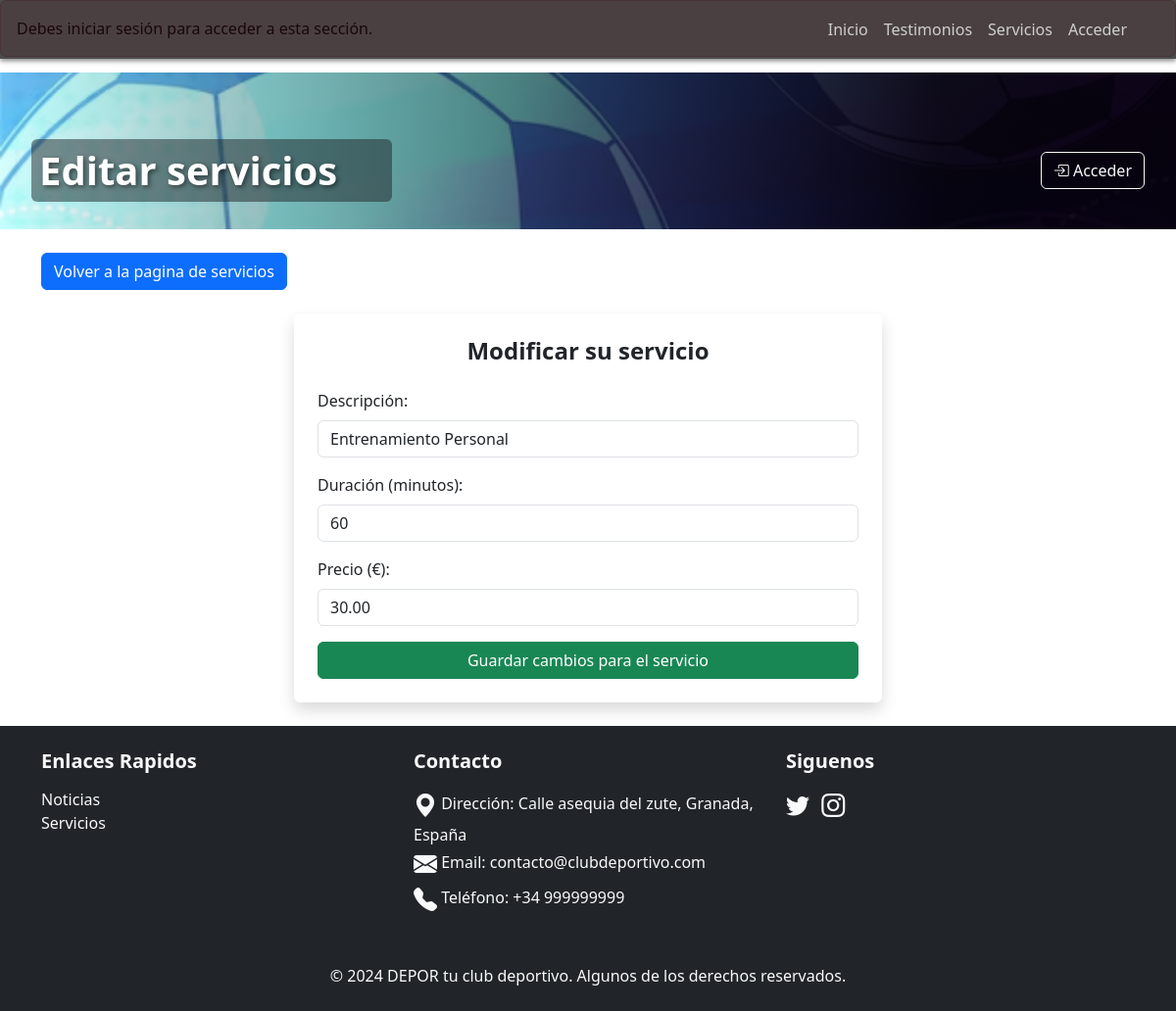
/servicios/editar.php?id=1, run on the app's committed database.
### tables this page shows
CREATE TABLE `servicio` (
  `id` int(11) NOT NULL,
  `descripcion` varchar(100) NOT NULL,
  `duracion` int(11) NOT NULL,
  `precio` decimal(8,2) NOT NULL
);

### funciones/funcionesServicios.php (called while the page is built, shortened)
<?php
    function getServicioPorId($conexion, $id) {
        $sentencia = "SELECT id, descripcion, duracion, precio
                      FROM servicio
                      WHERE id = ?";
        $consulta = $conexion->prepare($sentencia);
        $consulta->bind_param('i', $id);
        if ($consulta->execute() === false) {
            die("Error en la ejecución de la consulta: " . $consulta->error);
        }
        $id = $descripcion = $duracion = $precio = null;
        $consulta->bind_result($id, $descripcion, $duracion, $precio);
        $servicio = null;
        if ($consulta->fetch()) {
            $servicio = array(
                'id' => $id,
                'descripcion' => $descripcion,
                'duracion' => $duracion,
                'precio' => $precio
            );
        }
        return $servicio;
    }
?>

### servicios/editar.php (the view, shortened to what this page needs)
<?php
    require_once "../config/funciones.php";
    $conexion = conectar($nombre_host, $nombre_usuario, $password_db, $nombre_db);
    require_once "../funciones/funcionesServicios.php";
?>
<!DOCTYPE html>
<html lang="en">
<head>
    <link href="https://cdn.jsdelivr.net/npm/bootstrap@5.3.3/dist/css/bootstrap.min.css" rel="stylesheet">
    <link href="https://cdn.jsdelivr.net/npm/bootstrap-icons/font/bootstrap-icons.css" rel="stylesheet">
    <link rel="stylesheet" href="../assets/css/otros.css">
</head>
<body>
    <?php
        require_once "../requires/cabecera.php"
    ?>
    <main>
    <section class="container py-4 seccion_servicios">
        <a href="index.php" class="btn btn-primary mb-4">Volver a la pagina de servicios</a>
        <?php
        if (isset($_GET['id']) && is_numeric($_GET['id'])) {
            $id = $_GET['id'];
            $servicio = getServicioPorId($conexion, $id);
            if ($servicio) {
                echo '
                    <form id="formularioServicio" action="procesar.php" method="post" class="shadow p-4 rounded bg-white mx-auto" style="max-width: 600px;">
                        <h2 class="text-center mb-4">Modificar su servicio</h2>
                        <input type="hidden" name="idServicio" value="' . $servicio['id'] . '">
                        <div class="mb-3">
                            <label for="descripcionServicio" class="form-label">Descripción:</label>
                            <input
                                type="text"
                                class="form-control"
                                id="descripcionServicio"
                                name="descripcionServicio"
                                value="' . $servicio['descripcion'] . '"
                                placeholder="Describe el servicio"
                            />
                        </div>
                        <div class="mb-3">
                            <label for="duracionServicio" class="form-label">Duración (minutos):</label>
                            <input
                                type="number"
                                class="form-control"
                                id="duracionServicio"
                                name="duracionServicio"
                                value="' . $servicio['duracion'] . '"
                                placeholder="Introduce la duración en minutos"
                            />
                        </div>
                        <div class="mb-3">
                            <label for="precioServicio" class="form-label">Precio (€):</label>
                            <input
                                type="number"
                                class="form-control"
                                id="precioServicio"
                                name="precioServicio"
                                value="' . $servicio['precio'] . '"
                                placeholder="Introduce el precio del servicio"
                            />
                        </div>
                        <button type="submit" class="btn btn-success w-100">Guardar cambios para el servicio</button>
                    </form>
                ';
            } else {
                echo '<p>No se encontro el servicio con ID: ' . $id . '</p>';
            }
        } else {
            echo '<p>ID de servicio no valido o no proporcionado.</p>';
        }
        ?>
    </section>
    </main>
    <?php
        include('../requires/footer.php');
    ?>
</body>
</html>

### assets/css/otros.css (style rules this page uses)
body { margin: 0; padding: 0; }
section { padding: 40px 140px; }
form h2 { font-size: 24px; font-weight: bold; margin-bottom: 20px; }

### data on the page
servicio: descripcionServicio "Entrenamiento Personal", duracionServicio "60", precioServicio "30.00"

### other printed values
$titulo "Editar servicios"
